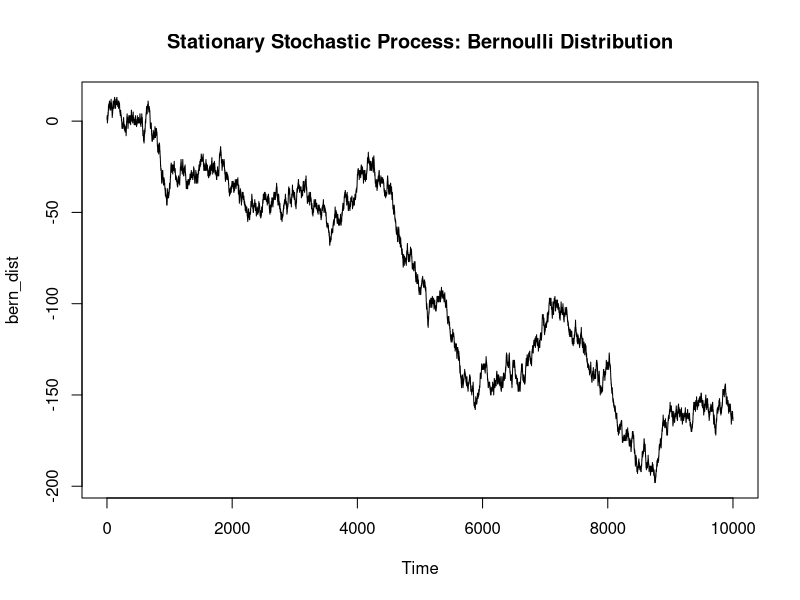
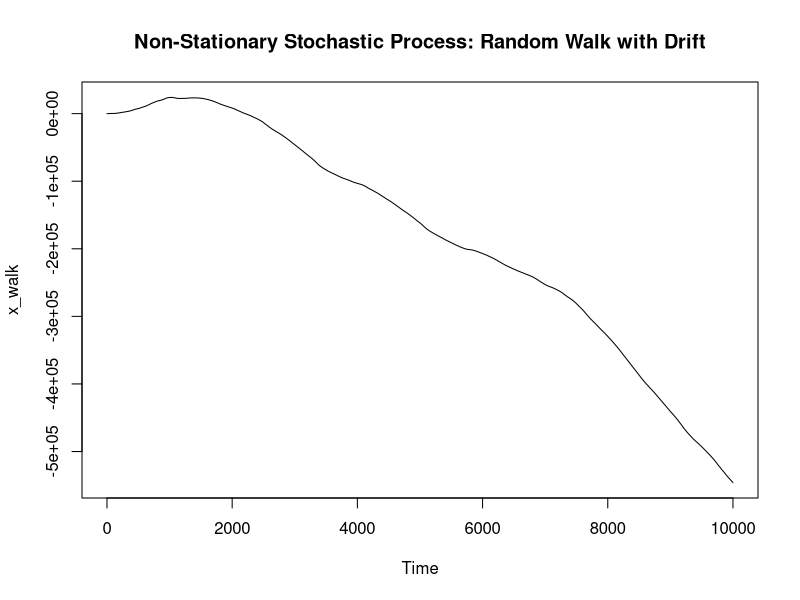
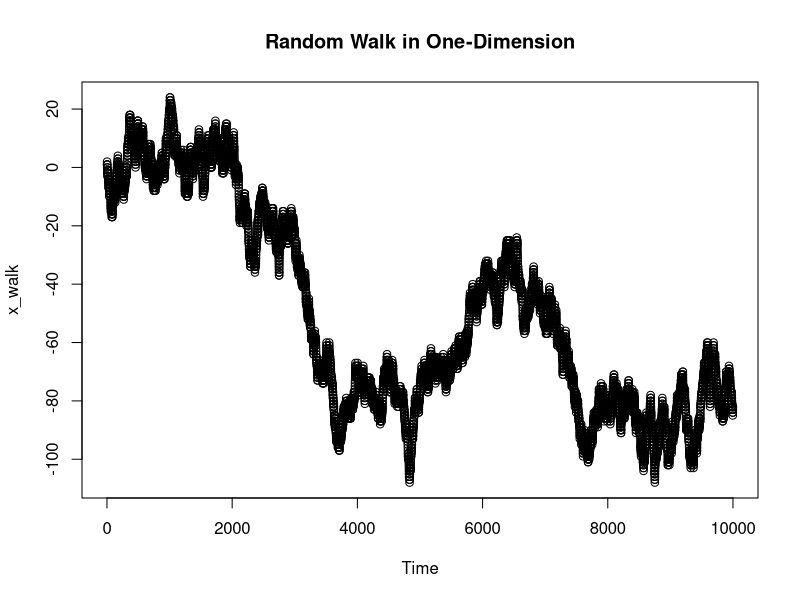
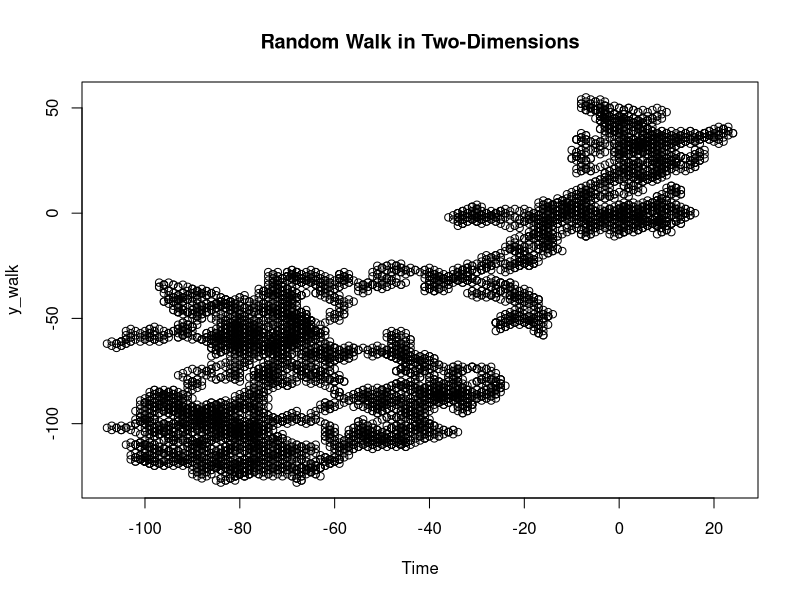
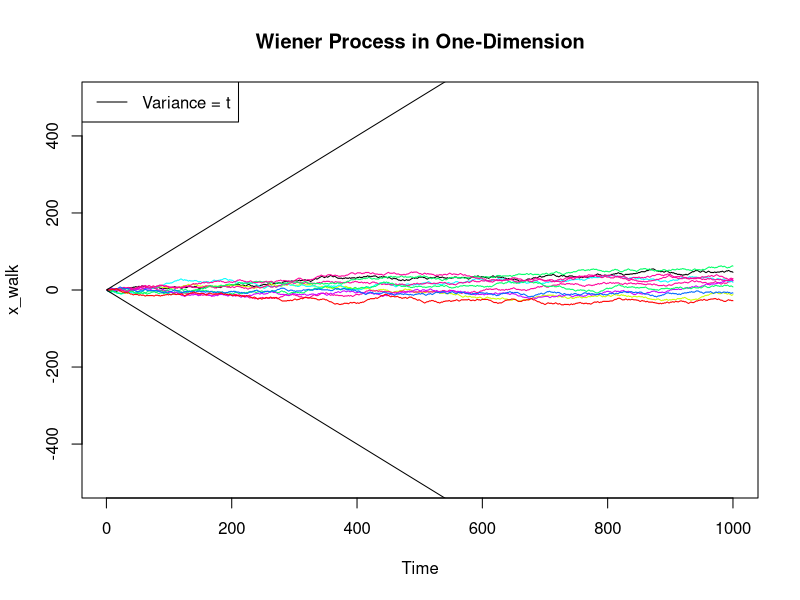
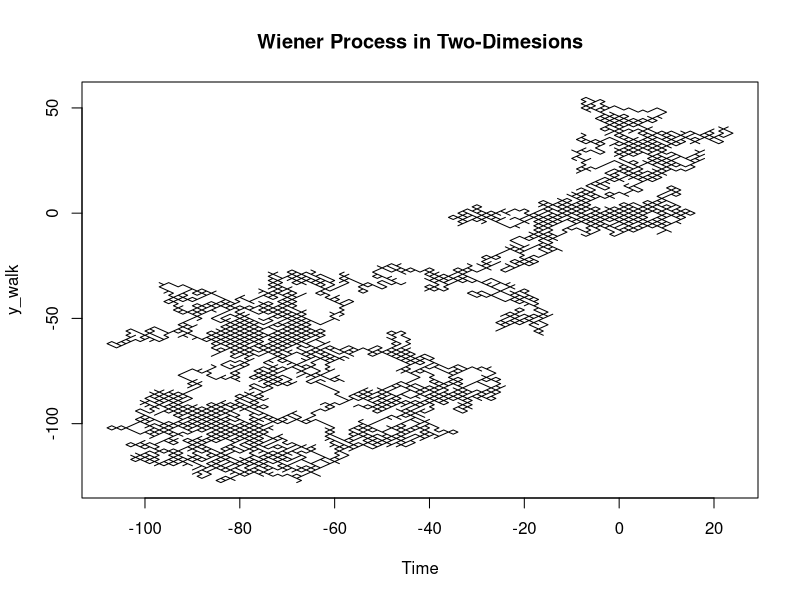
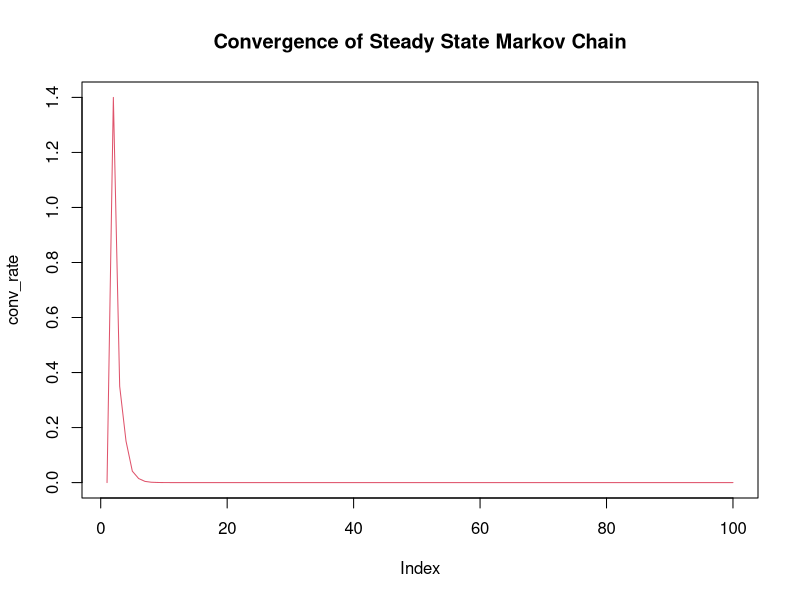

Source code (R) for these figures, in order:
## ---- chunk 1
knitr::opts_chunk$set(echo = TRUE)
## ---- chunk 2
library("tseries")
## ---- chunk 3
len_data = 10000
## Bernoulli Process
stat_data = rbinom(len_data, 1, prob = 0.5)

stat_data[which(stat_data == 0)] = -1
stat_data = cumsum(stat_data)

## Random walk with drift (contains a trend)
n_stat_data = rnorm(len_data, 0, 1)

n_stat_data = rep(0, len_data)
## yt = yt-1 + a + error (norm dist)
for (x in 1:len_data) { 
    if (x != 1) {
      n_stat_data[x] = n_stat_data[x-1] + 0.01 + rnorm(1, 0, 1)
    }
}

n_stat_data = cumsum(n_stat_data)
## ---- chunk 4
## Plot
plot(stat_data, type = 'l', main = "Stationary Stochastic Process: Bernoulli Distribution", xlab = 'Time', ylab = 'bern_dist')
plot(n_stat_data, type = 'l', main = "Non-Stationary Stochastic Process: Random Walk with Drift", xlab = 'Time', ylab = 'x_walk')
## ---- chunk 5
gen_walk = function(len_data) {
  walk = rbinom(len_data, 1, prob = 0.5)

  walk[which(walk == 0)] = -1
  walk = cumsum(walk)
  walk

  
}
x_walk = gen_walk(10000)
y_walk = gen_walk(10000)
## ---- chunk 6

plot(x_walk, main = "Random Walk in One-Dimension", xlab = 'Time')
plot(x_walk, y_walk, main = "Random Walk in Two-Dimensions", xlab = 'Time')

## ---- chunk 7
len_data = 1000
plot(gen_walk(len_data), main = "Wiener Process in One-Dimension", type = 'l', ylim = c(-500, 500), xlab = 'Time', ylab = 'x_walk')
for (x in 1:10) { 
  lines(gen_walk(len_data), type = 'l', col = sample(rainbow(10)))
}
lines(seq(1, len_data),seq(1, len_data))
lines(seq(1, len_data), -seq(1, len_data))
legend("topleft", legend = c("Variance = t"), lty = 1) 



plot(x_walk, y_walk, main = "Wiener Process in Two-Dimesions", type = 'l', xlab = 'Time')
## ---- chunk 8

ob_len = 100

t_mat = matrix(c(0.3, 0.4, 0.3, 0.2, 0.1, 0.7, 0.5, 0, 0.5), nrow = 3)
row_vec = c(1, 0, 0)
conv_rate = c(0)

for (x in 1:ob_len) {

  
  if (x != 1) {
    new_vec = row_vec%*%t_mat
    conv_rate = append(conv_rate, sum(abs(new_vec-row_vec)))
    row_vec = new_vec
  }

}

plot(conv_rate, main = "Convergence of Steady State Markov Chain", type = 'l', col = 2)
